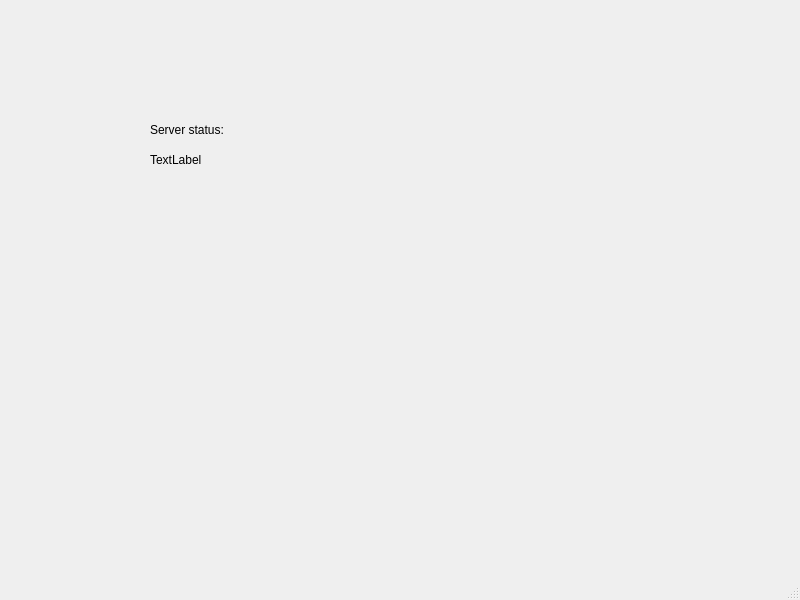
<?xml version="1.0" encoding="UTF-8"?>
<ui version="4.0">
 <class>ServerWindow</class>
 <widget class="QMainWindow" name="ServerWindow">
  <property name="geometry">
   <rect>
    <x>0</x>
    <y>0</y>
    <width>800</width>
    <height>600</height>
   </rect>
  </property>
  <property name="windowTitle">
   <string>MainWindow</string>
  </property>
  <widget class="QWidget" name="centralwidget">
   <widget class="QLabel" name="label">
    <property name="geometry">
     <rect>
      <x>150</x>
      <y>120</y>
      <width>91</width>
      <height>19</height>
     </rect>
    </property>
    <property name="text">
     <string>Server status:</string>
    </property>
   </widget>
   <widget class="QLabel" name="status_label">
    <property name="geometry">
     <rect>
      <x>150</x>
      <y>150</y>
      <width>281</width>
      <height>19</height>
     </rect>
    </property>
    <property name="text">
     <string>TextLabel</string>
    </property>
   </widget>
  </widget>
  <widget class="QMenuBar" name="menubar">
   <property name="geometry">
    <rect>
     <x>0</x>
     <y>0</y>
     <width>800</width>
     <height>24</height>
    </rect>
   </property>
  </widget>
  <widget class="QStatusBar" name="statusbar"/>
 </widget>
 <resources/>
 <connections/>
</ui>
